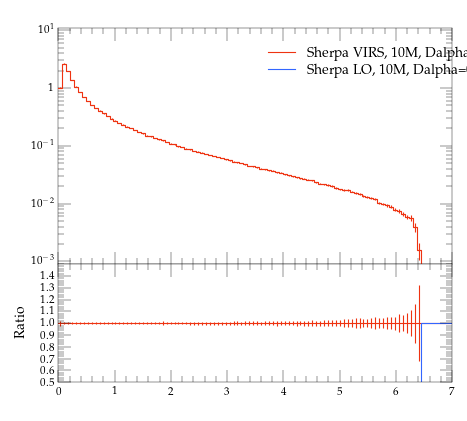

Generate this figure with Python:
#! /usr/bin/env python

# This Python script was auto-generated using YODA v2.0.0.
# Analysis object: /evtb/inc_jg_pt
# Timestamp: 16-04-2024 (10:08:55)

import matplotlib as mpl
import matplotlib.pyplot as plt
mpl.use('Agg') # comment out for interactive use
import os
import numpy as np

plotDir = os.path.split(os.path.realpath(__file__))[0]
if 'YODA_USER_PLOT_PATH' in globals():
    plot_outdir = globals()['YODA_USER_PLOT_PATH']
else:
    plot_outdir = plotDir

#plot style
plt.style.use(os.path.join(plotDir, '../default.mplstyle'))
# plot metadata
figW, figH = plt.rcParams['figure.figsize']
ax_xLabel = r''
ax_yLabel = r''
ax_title  = r''
ax_xScale = 'linear'
ax_yScale = 'log'
xLims = (0.0, 7.0)
yLims = (0.0009000000000000001, 11.0)

# TeX-friendly labels for the legend
labels = [ r"Sherpa VIRS, 10M, Dalpha=0.01", r"Sherpa LO, 10M, Dalpha=0.01" ]

# Create figure and axis objects
fig, (ax, ratio0_ax) = plt.subplots(2, 1, sharex=True,
                  figsize=(figW,figH), gridspec_kw={'height_ratios': (2, 1)})
ratio0_ax.yaxis.set_major_locator(mpl.ticker.MultipleLocator(0.1))
ratio0_ax.set_ylim(0.5, 1.4999)
ratio0_ax.set_ylabel('Ratio')

# LineColor map: curve index -> color
linecolors = {0: '#EE3311', 1: '#3366FF'}
# the numerical data is stored in a separate file
dataf = dict()
prefix = os.path.split(__file__)[0]
if prefix:    prefix = prefix + '/'
exec(open(prefix+'inc_jg_pt__data.py').read(), dataf)


legend_handles = [] # keep track of handles for the legend

# style options for curves
# starts at zorder>=5 to draw curve on top of legend
styles = {
  'curve0': {
    'color' : linecolors[0],
    'linestyle' : '-',
    'marker' : 'o',
    'zorder' : 5,
    'histstyle' : True,
  },
  'curve1': {
    'color' : linecolors[1],
    'linestyle' : '-',
    'marker' : 'o',
    'zorder' : 6,
    'histstyle' : True,
  },
}
# curve from input yoda files in main panel
for label in dataf['yvals'].keys():
    if all(np.isnan(v) for v in dataf['yvals'][label]):
        continue
    tmp = None
    if styles[label]['histstyle']: # draw as histogram
        tmp, = ax.plot(dataf['xedges'], dataf['yedges'][label],
                       color=styles[label]['color'],
                       linestyle=styles[label]['linestyle'],
                       drawstyle='steps-pre', solid_joinstyle='miter',
                       zorder=styles[label]['zorder'], label=label)
        ax.errorbar(dataf['xpoints'], dataf['yvals'][label], color=styles[label]['color'],
                    xerr=dataf['xerrs'], yerr=[dataf['ydowns'][label], dataf['yups'][label]],
                    linestyle='none', zorder=styles[label]['zorder'])
    else: # draw as scatter
        tmp = ax.errorbar(dataf['xpoints'], dataf['yvals'][label],
                          xerr=dataf['xerrs'],
                          yerr=[ dataf['ydowns'][label],
                          dataf['yups'][label] ],
                          fmt=styles[label]['marker'],
                          ecolor=styles[label]['color'],
                          color=styles[label]['color'], zorder=2)
        tmp[-1][0].set_linestyle(styles[label]['linestyle'])
    legend_handles += [tmp]
    for varLabel in dataf['variation_yvals'].keys():
        if varLabel.startswith(label):
            tmp, = ax.plot(dataf['xedges'], dataf['variation_yvals'][varLabel],
                           color=styles[label]['color'],
                           linestyle=styles[label]['linestyle'],
                           drawstyle='steps-pre', solid_joinstyle='miter',
                           zorder=styles[label]['zorder'], alpha=0.5)


# plots on ratio panel
# curve from input yoda files in ratio panel
for label, yvals in dataf['ratio0_yvals'].items():
    if all(np.isnan(v) for v in yvals):
        continue
    if styles[label]['histstyle']: # plot as histogram
        ratio0_ax.plot(dataf['xedges'], yvals,
                       color=styles[label]['color'],
                       linestyle=styles[label]['linestyle'],
                       drawstyle='steps-pre', zorder=1,
                       solid_joinstyle='miter')
        ratio0_ax.vlines(dataf['xpoints'],
                         dataf['ratio0_ymin'][label],
                         dataf['ratio0_ymax'][label],
                         color=styles[label]['color'], zorder=1)
    else: # plot as scatter
        tmp = ratio0_ax.errorbar(dataf['xpoints'],
                                 yvals, xerr=dataf['xerrs'],
                                 yerr=dataf['ratio0_yerrs'][label],
                                 fmt=styles[label]['marker'],
                                 ecolor=styles[label]['color'],
                                 color=styles[label]['color'])
        tmp[-1][0].set_linestyle(styles[label]['linestyle'])

    for varlabel in dataf['ratio0_variation_vals'].keys():
        if varlabel.startswith(label):
            ratio0_ax.plot(dataf['xedges'],
                            dataf['ratio0_variation_vals'][varlabel],
                            color=styles[label]['color'],
                            linestyle=styles[label]['linestyle'],
                            drawstyle='steps-pre', solid_joinstyle='miter',
                            zorder=1, alpha=0.5)

legend_pos = (0.5, 0.97)
ax.legend(legend_handles, labels, loc='upper left', bbox_to_anchor=legend_pos)

# set plot metadata as defined above
ratio0_ax.set_xlabel(ax_xLabel)
ratio0_ax.xaxis.set_label_coords(1., -.15)
ax.set_ylabel(ax_yLabel, loc='top')
ax.set_title(ax_title, loc='left')
ax.set_xscale(ax_xScale)
ax.set_yscale(ax_yScale)
ax.set_xlim(xLims)
ax.set_ylim(yLims)

# tick formatting
plt.rcParams['xtick.top'] = True
plt.rcParams['ytick.right'] = True
ax.yaxis.set_major_locator(mpl.ticker.LogLocator(base=10.0, numticks=np.inf))
ax.yaxis.set_minor_locator(mpl.ticker.LogLocator(
                           base=10.0, subs=np.arange(0.1, 1, 0.1), numticks=np.inf))
fig.align_ylabels((ax, ratio0_ax))
plt.savefig(os.path.join(plot_outdir, 'inc_jg_pt.pdf'), format='PDF')
plt.savefig(os.path.join(plot_outdir, 'inc_jg_pt.png'), format='PNG')

plt.close(fig)
